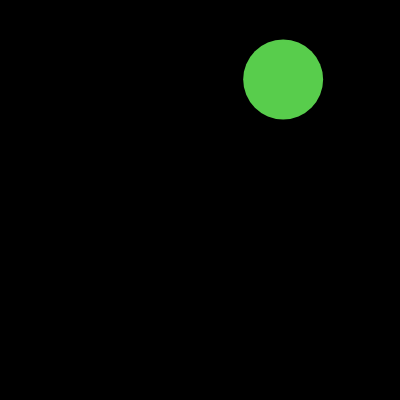
Frame 1 (no input)
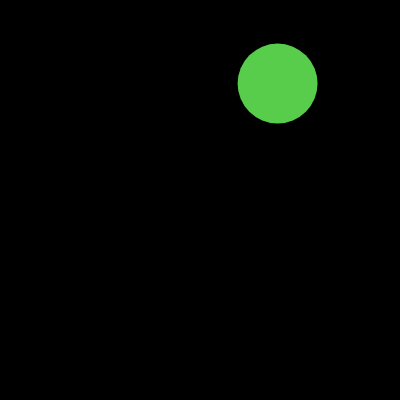
Frame 60 (no input)
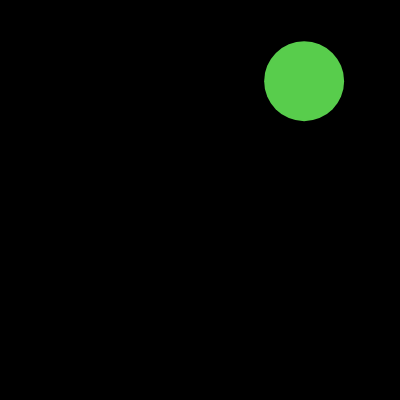
Frame 120 (the mouse pressed at the canvas centre since frame 60)

The p5.js sketch that drew these frames (run headless with seeded random() and noise() and a simulated clock; from frame 60 on, the mouse is pressed at the canvas centre):

// p5.js sketch
// ── sketch.js
// let bubbles = [];
let bubble;

function setup() {
  createCanvas(400, 400);
  let x = random(width);
  let y = random(height);
  let r = random(10, 50);
  bubble = new Bubble(x, y, r, random(255), random(255), random(255));
  // bubbles.push(b);
}

function mousePressed() {
  bubble.clicked();
}

function draw() {
  background(0);
  bubble.move();
  bubble.show();

}

// ── bubble.js
class Bubble {
  constructor(x, y, r, red, green, blue, a) {
    this.x = x;
    this.y = y;
    this.r = r;
    this.red = red;
    this.green = green;
    this.blue = blue;
    this.alpha = a;
  }
  // picks up the interaction from mousePressed
  clicked() {
    let d = dist(mouseX, mouseY, this.x, this.y);
    if (d <= this.r) {
          console.log("CLICKED ON BUBBLE!!!");
    }


  }

  // dont need to declare with function in a class
  move() {
    this.x = this.x + random(-5, 5);
    this.y = this.y + random(-5, 5);
  }

  show() {
    noStroke();
    strokeWeight(4);
    fill(this.red, this.green, this.blue, this.alpha);
    ellipse(this.x, this.y, this.r * 2);
  }
}
